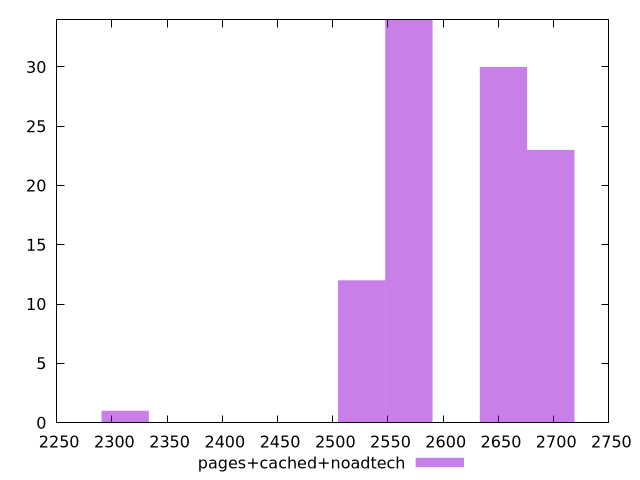

Generate this figure with gnuplot:
$_pagesCachedNoadtech <<EOF
2568.9503914646875 34
2697.397911037922 23
2654.582071180177 30
2526.1345516069428 12
2312.055352318219 1
EOF
set key outside below
set terminal pngcairo
set output "report_00005_2020-11-02T22-26-11.212Z/speed-index/pages+cached+noadtech//raw_hist.png"
set yrange [0:34]
set boxwidth 42.81583985774479
set style fill transparent solid 0.5 noborder
plot $_pagesCachedNoadtech title "pages+cached+noadtech" with boxes ,
